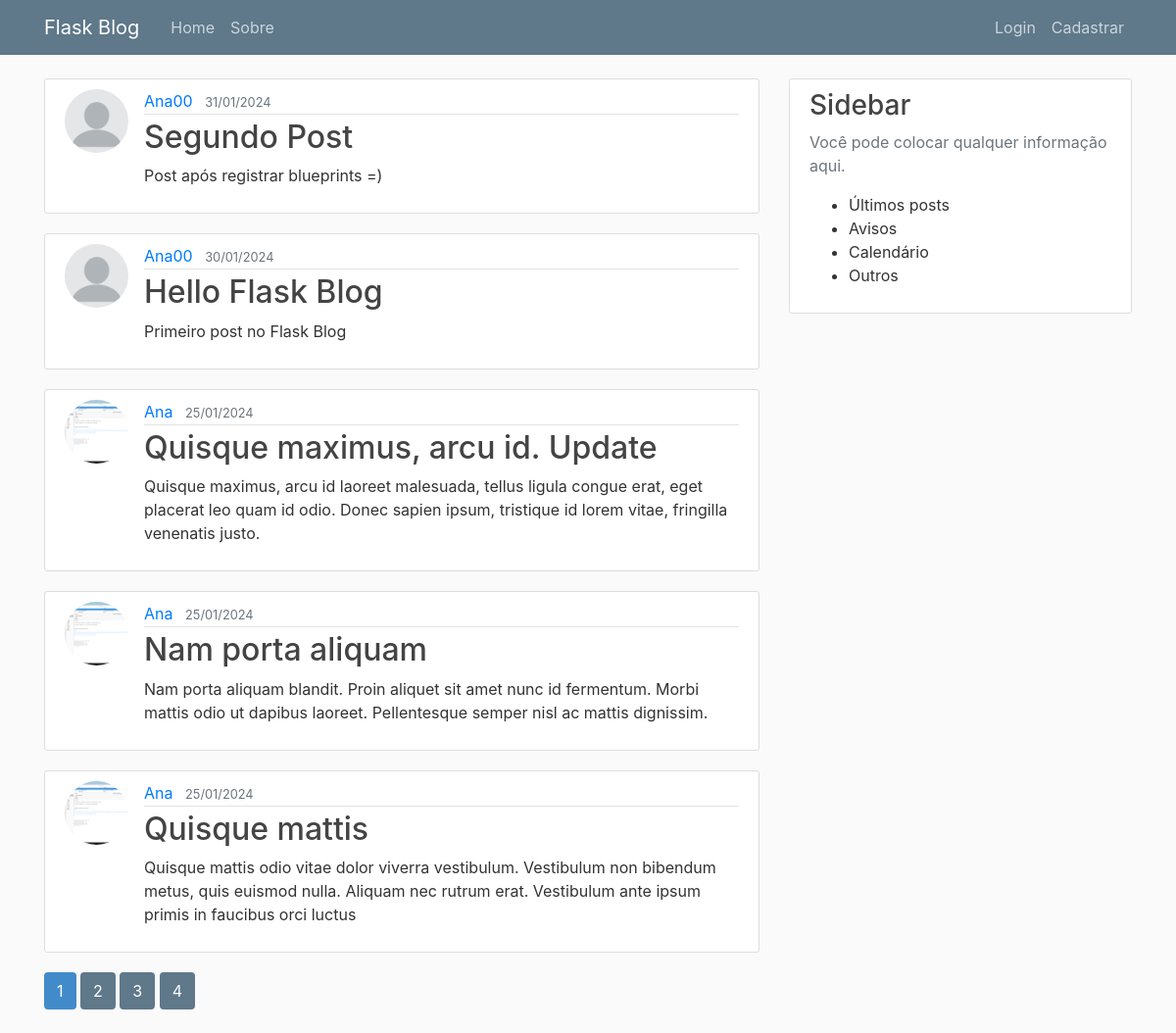
The page /home on the database its author committed.
### flaskblog/models.py (models this page shows, shortened)
class Post(db.Model):
    id = db.Column(db.Integer, primary_key=True)
    title = db.Column(db.String(100), nullable=False)
    date_posted = db.Column(db.DateTime, nullable=False, default=datetime.utcnow)
    content = db.Column(db.Text, nullable=False)
    user_id = db.Column(db.Integer, db.ForeignKey('user.id'), nullable=False)

class User(db.Model, UserMixin):
    id = db.Column(db.Integer, primary_key=True)
    username = db.Column(db.String(20), unique=True, nullable=False)
    email = db.Column(db.String(120), unique=True, nullable=False)
    image_file = db.Column(db.String(20), nullable=False, default='default.jpg')
    password = db.Column(db.String(60), nullable=False)
    posts = db.relationship('Post', backref='author', lazy=True)

### flaskblog/main/routes.py (the view)
@main.route("/")
@main.route("/home")
def home():
    page = request.args.get('page', 1, type=int)
    posts = Post.query.order_by(Post.date_posted.desc()).paginate(page=page, per_page=5)
    return render_template('home.html', posts=posts)

### flaskblog/templates/home.html
{% extends 'layout.html' %}
{% block content %}
    {% for post in posts.items %}
        <article class="media content-section">
            <img class="rounded-circle article-img" src="{{ url_for('static', filename='profile_pics/' + post.author.image_file) }}">
            <div class="media-body">
                <div class="article-metadata">
                    <a class="mr-2" href="{{ url_for('users.user_post', username=post.author.username) }}">{{ post.author.username }}</a>
                    <small class="text-muted">{{ post.date_posted.strftime('%d/%m/%Y') }}</small>
                </div>
                <h2><a class="article-title" href="{{ url_for('posts.post', post_id=post.id) }}">{{ post.title }}</a></h2>
                <p class="article-content">{{ post.content }}</p>
            </div>
        </article>
    {% endfor %}
    {% for page_num in posts.iter_pages(left_edge=1, right_edge=1, left_current=1, right_current=2) %}
        {% if page_num %}
            {% if posts.page == page_num %}
                <a class="btn btn-pagination mb-4" href="{{ url_for('main.home', page=page_num) }}">{{ page_num }}</a>
            {% else %}
                <a class="btn btn-pagination-current mb-4" href="{{ url_for('main.home', page=page_num) }}">{{ page_num }}</a>
            {% endif %}
            {% else %}
                ...
        {% endif %}
    {% endfor %}
{% endblock content %}

### flaskblog/static/main.css (style rules this page uses)
body { background: #fafafa; color: #333333; margin-top: 5rem; }
h1, h2, h3, h4, h5, h6 { color: #444444; }
.content-section { background: #ffffff; padding: 10px 20px; border: 1px solid #dddddd; border-radius: 3px; margin-bottom: 20px; }
.article-title { color: #444444; }
.article-content { white-space: pre-line; }
.article-img { height: 65px; width: 65px; margin-right: 16px; }
.article-metadata { padding-bottom: 1px; margin-bottom: 4px; border-bottom: 1px solid #e3e3e3 }
.btn-pagination { color: #ffffff; background-color: #428bca; }
.btn-pagination-current { color: #ffffff; background-color: #5f788a; }

### rows shown on the page
Post: image_file (placeholder picture), author.username "Ana00", date_posted "31/01/2024", title "Segundo Post", content "Post após registrar blueprints =)"
Post: image_file (placeholder picture), author.username "Ana00", date_posted "30/01/2024", title "Hello Flask Blog", content "Primeiro post no Flask Blog"
Post: image_file (picture), author.username "Ana", date_posted "25/01/2024", title "Quisque maximus, arcu id. Update", content "Quisque maximus, arcu id laoreet malesuada, tellus ligula congue erat, eget placerat leo quam id odio. Donec sapien ipsum, tristique id lorem vitae, fringilla venenatis justo."
Post: image_file (picture), author.username "Ana", date_posted "25/01/2024", title "Nam porta aliquam", content "Nam porta aliquam blandit. Proin aliquet sit amet nunc id fermentum. Morbi mattis odio ut dapibus laoreet. Pellentesque semper nisl ac mattis dignissim."
Post: image_file (picture), author.username "Ana", date_posted "25/01/2024", title "Quisque mattis", content "Quisque mattis odio vitae dolor viverra vestibulum. Vestibulum non bibendum metus, quis euismod nulla. Aliquam nec rutrum erat. Vestibulum ante ipsum primis in faucibus orci luctus"

### other values the page prints
{{ page_num }} "1"
{{ page_num }} "2" "3" "4"
